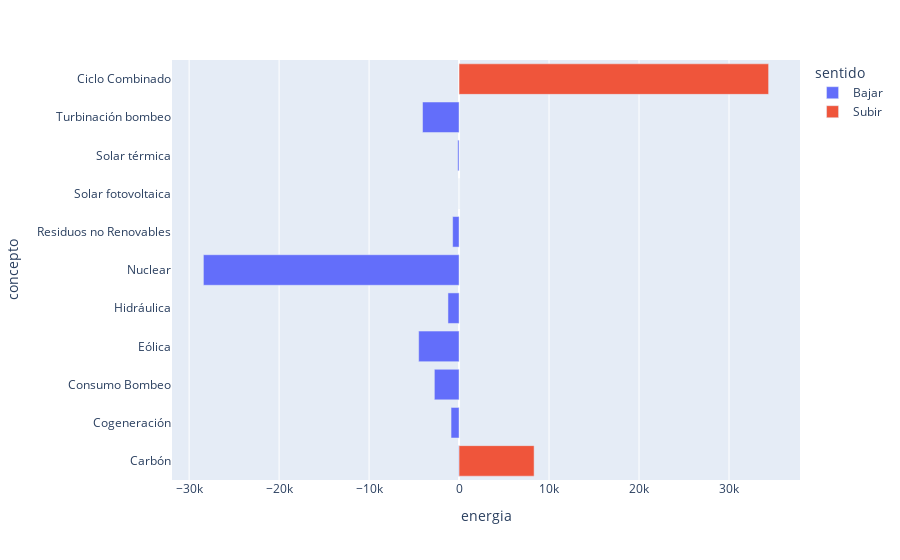

Notebook code cell kept with this figure:
### Code cell
import plotly.express as px

px.bar(
    data_frame=df,
    y='concepto',
    x='energia',
    color='sentido'
)

### Figure 1 — Plotly figure (JSON) as saved in the notebook; plotly's stock layout.template omitted (floating-point values rounded to 4 significant figures)
{"data": [{"alignmentgroup": "True", "hovertemplate": "sentido=Bajar<br>energia=%{x}<br>concepto=%{y}<extra></extra>", "legendgroup": "Bajar", "marker": {"color": "#636efa", "pattern": {"shape": ""}}, "name": "Bajar", "offsetgroup": "Bajar", "orientation": "h", "showlegend": true, "textposition": "auto", "type": "bar", "x": [-50.9, -890.3, -2745.0, -4489.0, -1233.0, -28410.0, -713.4, -2.1, -145.5, -4060.0], "xaxis": "x", "y": ["Carbón", "Cogeneración", "Consumo Bombeo", "Eólica", "Hidráulica", "Nuclear", "Residuos no Renovables", "Solar fotovoltaica", "Solar térmica", "Turbinación bombeo"], "yaxis": "y"}, {"alignmentgroup": "True", "hovertemplate": "sentido=Subir<br>energia=%{x}<br>concepto=%{y}<extra></extra>", "legendgroup": "Subir", "marker": {"color": "#EF553B", "pattern": {"shape": ""}}, "name": "Subir", "offsetgroup": "Subir", "orientation": "h", "showlegend": true, "textposition": "auto", "type": "bar", "x": [8340, 34401], "xaxis": "x", "y": ["Carbón", "Ciclo Combinado"], "yaxis": "y"}], "layout": {"barmode": "relative", "legend": {"title": {"text": "sentido"}, "tracegroupgap": 0}, "margin": {"t": 60}, "xaxis": {"anchor": "y", "domain": [0, 1], "title": {"text": "energia"}}, "yaxis": {"anchor": "x", "domain": [0, 1], "title": {"text": "concepto"}}}}
